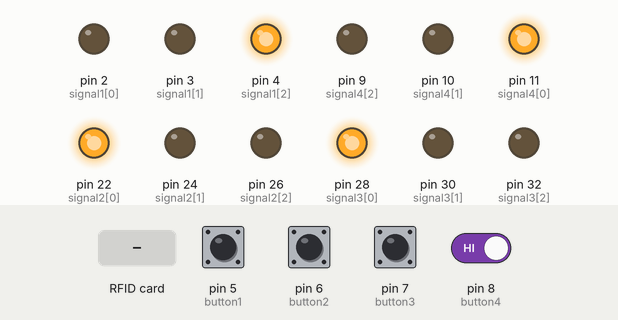
Simulated run of this sketch. Board: Arduino Mega 2560, built with avr-gcc and run on an emulated ATmega2560. Parts: output pins drawn as LEDs (lit = HIGH). The inputs (shaded band) are chosen by the test bench; at power-on: pin 5 (button1), pin 6 (button2), pin 7 (button3), pin 8 (button4) HIGH. Pins used as bus, display or sensor lines are not drawn.

Above: at 1.2 s.
1.3 s: pin 7 (button3) pulled LOW for 2.35 s
At 3.9 s:
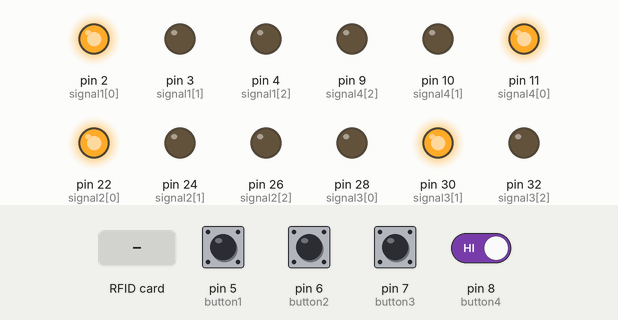
7.6 s: RFID card 5E 7A 19 C4 held to the reader
At 12.3 s:
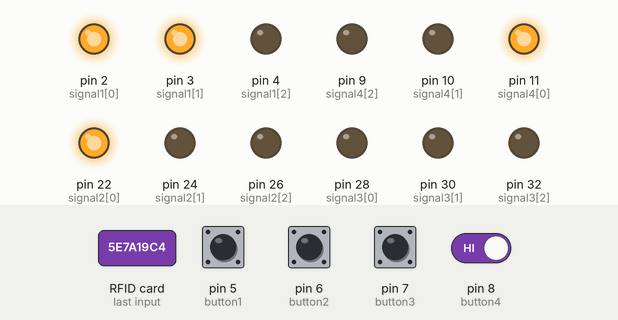
20.4 s: pin 8 (button4) driven LOW
At 24.5 s:
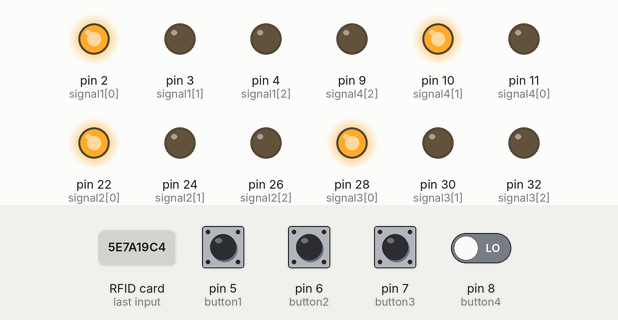
26.8 s: pin 8 (button4) driven HIGH
33.2 s: pin 6 (button2) pulled LOW for 2.35 s
At 35.4 s:
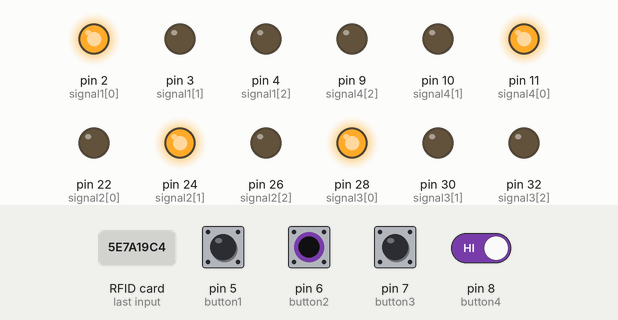
45.0 s: pin 5 (button1) pulled LOW for 2.35 s
At 45.9 s:
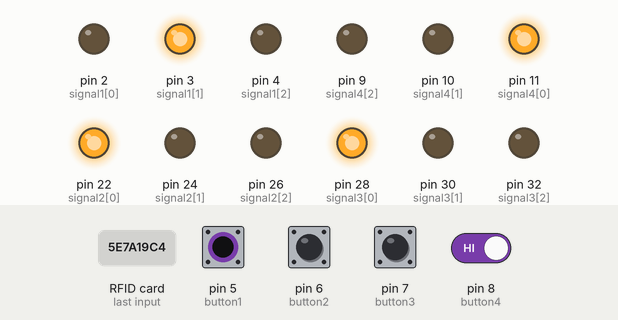
Timing chart, 0 to 66.8 s (numbered marks = the images above; inputs shaded):
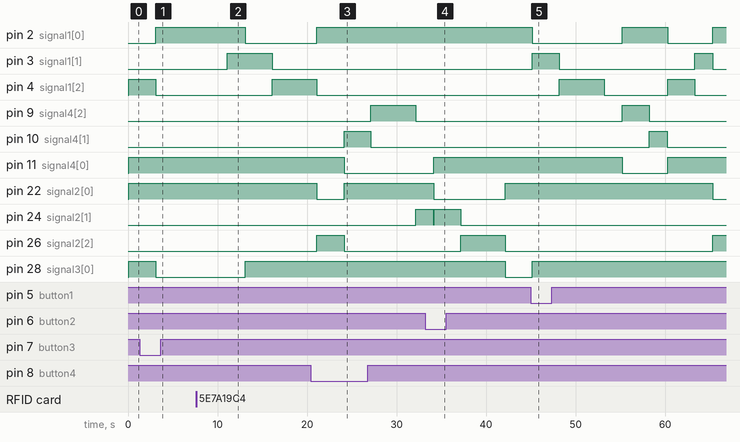

The sketch:

final_signal01.ino
```cpp
#include <SPI.h>
#include <MFRC522.h>

#define SS_PIN 53
#define RST_PIN 49

MFRC522 rfid(SS_PIN, RST_PIN);


int signal1[] = {2, 3, 4};
int signal2[] = {22, 24, 26};
int signal3[] = {28, 30, 32};
int signal4[] = {11, 10, 9};


int redDelay = 3000;
int yellowDelay = 2000;


int button1 = 5; // Button for signal 1
int button2 = 6; // Button for signal 2
int button3 = 7; // Button for signal 3
int button4 = 8; // Button for signal 4


void SetSignalLed1()
{


digitalWrite(signal1[1], HIGH);
digitalWrite(signal1[0], LOW);
digitalWrite(signal1[2], LOW);
digitalWrite(signal2[0], HIGH);
digitalWrite(signal2[1], LOW);
digitalWrite(signal2[2], LOW);
digitalWrite(signal3[0], HIGH);
digitalWrite(signal3[1], LOW);
digitalWrite(signal3[2], LOW);
digitalWrite(signal4[0], HIGH);
digitalWrite(signal4[1], LOW);
digitalWrite(signal4[2], LOW);
delay(3000);


// Making Green LED at signal 1 and red LED's at other signal HIGH
digitalWrite(signal1[1], LOW);
digitalWrite(signal1[0], LOW);
digitalWrite(signal1[2], HIGH);
digitalWrite(signal2[0], HIGH);
digitalWrite(signal2[1], LOW);
digitalWrite(signal2[2], LOW);
digitalWrite(signal3[0], HIGH);
digitalWrite(signal3[1], LOW);
digitalWrite(signal3[2], LOW);
digitalWrite(signal4[0], HIGH);
digitalWrite(signal4[1], LOW);
digitalWrite(signal4[2], LOW);
delay(5000);
digitalWrite(signal1[2], LOW);}


void SetSignalLed2()
{digitalWrite(signal2[1], HIGH);
digitalWrite(signal2[0], LOW);
digitalWrite(signal2[2], LOW);
digitalWrite(signal1[0], HIGH);
digitalWrite(signal1[1], LOW);
digitalWrite(signal1[2], LOW);
digitalWrite(signal3[0], HIGH);
digitalWrite(signal3[1], LOW);
digitalWrite(signal3[2], LOW);
digitalWrite(signal4[0], HIGH);
digitalWrite(signal4[1], LOW);
digitalWrite(signal4[2], LOW);
delay(3000);


// Making Green LED at signal 1 and red LED's at other signal HIGH
digitalWrite(signal2[1], LOW);
digitalWrite(signal2[0], LOW);
digitalWrite(signal2[2], HIGH);
digitalWrite(signal1[0], HIGH);
digitalWrite(signal1[1], LOW);
digitalWrite(signal1[2], LOW);
digitalWrite(signal3[0], HIGH);
digitalWrite(signal3[1], LOW);
digitalWrite(signal3[2], LOW);
digitalWrite(signal4[0], HIGH);
digitalWrite(signal4[1], LOW);
digitalWrite(signal4[2], LOW);
delay(5000);
digitalWrite(signal2[2], LOW);}


void SetSignalLed3()
{digitalWrite(signal3[1], HIGH);
digitalWrite(signal3[0], LOW);
digitalWrite(signal3[2], LOW);
digitalWrite(signal1[0], HIGH);
digitalWrite(signal1[1], LOW);
digitalWrite(signal1[2], LOW);
digitalWrite(signal2[0], HIGH);
digitalWrite(signal2[1], LOW);
digitalWrite(signal2[2], LOW);
digitalWrite(signal4[0], HIGH);
digitalWrite(signal4[1], LOW);
digitalWrite(signal4[2], LOW);
delay(3000);


// Making Green LED at signal 1 and red LED's at other signal HIGH
digitalWrite(signal3[1], LOW);
digitalWrite(signal3[0], LOW);
digitalWrite(signal3[2], HIGH);
digitalWrite(signal1[0], HIGH);
digitalWrite(signal1[1], LOW);
digitalWrite(signal1[2], LOW);
digitalWrite(signal2[0], HIGH);
digitalWrite(signal2[1], LOW);
digitalWrite(signal2[2], LOW);
digitalWrite(signal4[0], HIGH);
digitalWrite(signal4[1], LOW);
digitalWrite(signal4[2], LOW);
delay(5000);
digitalWrite(signal3[2], LOW);}


void SetSignalLed4()
{digitalWrite(signal4[1], HIGH);
digitalWrite(signal4[0], LOW);
digitalWrite(signal4[2], LOW);
digitalWrite(signal1[0], HIGH);
digitalWrite(signal1[1], LOW);
digitalWrite(signal1[2], LOW);
digitalWrite(signal2[0], HIGH);
digitalWrite(signal2[1], LOW);
digitalWrite(signal2[2], LOW);
digitalWrite(signal3[0], HIGH);
digitalWrite(signal3[1], LOW);
digitalWrite(signal3[2], LOW);
delay(3000);


// Making Green LED at signal 1 and red LED's at other signal HIGH
digitalWrite(signal4[1], LOW);
digitalWrite(signal4[0], LOW);
digitalWrite(signal4[2], HIGH);
digitalWrite(signal1[0], HIGH);
digitalWrite(signal1[1], LOW);
digitalWrite(signal1[2], LOW);
digitalWrite(signal2[0], HIGH);
digitalWrite(signal2[1], LOW);
digitalWrite(signal2[2], LOW);
digitalWrite(signal3[0], HIGH);
digitalWrite(signal3[1], LOW);
digitalWrite(signal3[2], LOW);
delay(5000);
digitalWrite(signal4[2], LOW);}


void setup() {


  Serial.begin(9600);
  SPI.begin();
  rfid.PCD_Init();


  pinMode(5 , INPUT_PULLUP) ; //Defining the buttons
  pinMode(6 , INPUT_PULLUP) ;
  pinMode(7 , INPUT_PULLUP) ;
  pinMode(8 , INPUT_PULLUP) ;


  // Declaring all the LED's as output
  for (int i = 0; i < 3; i++) {
    pinMode(signal1[i], OUTPUT);
    pinMode(signal2[i], OUTPUT);
    pinMode(signal3[i], OUTPUT);
    pinMode(signal4[i], OUTPUT);
  }
}

void loop() {


    if (rfid.PICC_IsNewCardPresent() && rfid.PICC_ReadCardSerial())
    {SetSignalLed1();

    // Making Green LED at signal 1 LOW and making yellow LED at signal 1 HIGH for 2 seconds
  }else {
    // Check buttons to set individual signals to green
    if (digitalRead(button1) == LOW) {
      SetSignalLed1();
    } else if (digitalRead(button2) == LOW) {
      SetSignalLed2();
    } else if (digitalRead(button3) == LOW) {
      SetSignalLed3();
    } else if (digitalRead(button4) == LOW) {
      SetSignalLed4();
    }
  }
  // Making Green  LED at signal 1 and red LED's at other signal HIGH
  digitalWrite(signal1[2], HIGH);
  digitalWrite(signal1[0], LOW);
  digitalWrite(signal2[0], HIGH);
  digitalWrite(signal3[0], HIGH);
  digitalWrite(signal4[0], HIGH);
  delay(redDelay);

      {


      if (rfid.PICC_IsNewCardPresent() && rfid.PICC_ReadCardSerial()) {
    // Making Green LED at signal 1 LOW and making yellow LED at signal 1 HIGH for 2 seconds
SetSignalLed1();
  }else {
    // Check buttons to set individual signals to green
    if (digitalRead(button1) == LOW) {
      SetSignalLed1();
    } else if (digitalRead(button2) == LOW) {
      SetSignalLed2();
    } else if (digitalRead(button3) == LOW) {
      SetSignalLed3();
    } else if (digitalRead(button4) == LOW) {
      SetSignalLed4();
    }
  }


  // Making Green LED at signal 1 LOW and making yellow LED at signal 1 HIGH for 2 seconds
  digitalWrite(signal1[1], HIGH);
  digitalWrite(signal1[2], LOW);
  delay(yellowDelay);
  digitalWrite(signal1[1], LOW);

      if (rfid.PICC_IsNewCardPresent() && rfid.PICC_ReadCardSerial()) {
    // Making Green LED at signal 1 LOW and making yellow LED at signal 1 HIGH for 2 seconds
SetSignalLed1();
  }else {
    // Check buttons to set individual signals to green
    if (digitalRead(button1) == LOW) {
      SetSignalLed1();
    } else if (digitalRead(button2) == LOW) {
      SetSignalLed2();
    } else if (digitalRead(button3) == LOW) {
      SetSignalLed3();
    } else if (digitalRead(button4) == LOW) {
      SetSignalLed4();
    }
  }

  // Making Green  LED at signal 2 and red LED's at other signal HIGH
  digitalWrite(signal1[0], HIGH);
  digitalWrite(signal2[2], HIGH);
  digitalWrite(signal2[0], LOW);
  digitalWrite(signal3[0], HIGH);
  digitalWrite(signal4[0], HIGH);
  delay(redDelay);

      if (rfid.PICC_IsNewCardPresent() && rfid.PICC_ReadCardSerial()) {
    // Making Green LED at signal 1 LOW and making yellow LED at signal 1 HIGH for 2 seconds
SetSignalLed1();
  }else {
    // Check buttons to set individual signals to green
    if (digitalRead(button1) == LOW) {
      SetSignalLed1();
    } else if (digitalRead(button2) == LOW) {
      SetSignalLed2();
    } else if (digitalRead(button3) == LOW) {
      SetSignalLed3();
    } else if (digitalRead(button4) == LOW) {
      SetSignalLed4();
    }
  }

  // Making Green LED at signal 2 LOW and making yellow LED at signal 2 HIGH for 2 seconds
  digitalWrite(signal2[1], HIGH);
  digitalWrite(signal2[2], LOW);
  delay(yellowDelay);
  digitalWrite(signal2[1], LOW);

      if (rfid.PICC_IsNewCardPresent() && rfid.PICC_ReadCardSerial()) {
    // Making Green LED at signal 1 LOW and making yellow LED at signal 1 HIGH for 2 seconds
SetSignalLed1();
  }else {
    // Check buttons to set individual signals to green
    if (digitalRead(button1) == LOW) {
      SetSignalLed1();
    } else if (digitalRead(button2) == LOW) {
      SetSignalLed2();
    } else if (digitalRead(button3) == LOW) {
      SetSignalLed3();
    } else if (digitalRead(button4) == LOW) {
      SetSignalLed4();
    }
  }

  // Making Green  LED at signal 3 and red LED's at other signal HIGH
  digitalWrite(signal1[0], HIGH);
  digitalWrite(signal2[0], HIGH);
  digitalWrite(signal3[2], HIGH);
  digitalWrite(signal3[0], LOW);
  digitalWrite(signal4[0], HIGH);
  delay(redDelay);

      if (rfid.PICC_IsNewCardPresent() && rfid.PICC_ReadCardSerial()) {
    // Making Green LED at signal 1 LOW and making yellow LED at signal 1 HIGH for 2 seconds
SetSignalLed1();
  }else {
    // Check buttons to set individual signals to green
    if (digitalRead(button1) == LOW) {
      SetSignalLed1();
    } else if (digitalRead(button2) == LOW) {
      SetSignalLed2();
    } else if (digitalRead(button3) == LOW) {
      SetSignalLed3();
    } else if (digitalRead(button4) == LOW) {
      SetSignalLed4();
    }
  }
  // Making Green LED at signal 3 LOW and making yellow LED at signal 3 HIGH for 2 seconds
  digitalWrite(signal3[1], HIGH);
  digitalWrite(signal3[2], LOW);
  delay(yellowDelay);
  digitalWrite(signal3[1], LOW);

      if (rfid.PICC_IsNewCardPresent() && rfid.PICC_ReadCardSerial()) {
    // Making Green LED at signal 1 LOW and making yellow LED at signal 1 HIGH for 2 seconds
SetSignalLed1();
  }else {
    // Check buttons to set individual signals to green
    if (digitalRead(button1) == LOW) {
      SetSignalLed1();
    } else if (digitalRead(button2) == LOW) {
      SetSignalLed2();
    } else if (digitalRead(button3) == LOW) {
      SetSignalLed3();
    } else if (digitalRead(button4) == LOW) {
      SetSignalLed4();
    }
  }

  // Making Green  LED at signal 4 and red LED's at other signal HIGH
  digitalWrite(signal1[0], HIGH);
  digitalWrite(signal2[0], HIGH);
  digitalWrite(signal3[0], HIGH);
  digitalWrite(signal4[2], HIGH);
  digitalWrite(signal4[0], LOW);
  delay(redDelay);

      if (rfid.PICC_IsNewCardPresent() && rfid.PICC_ReadCardSerial()) {
    // Making Green LED at signal 1 LOW and making yellow LED at signal 1 HIGH for 2 seconds
SetSignalLed1();

  }else {
    // Check buttons to set individual signals to green
    if (digitalRead(button1) == LOW) {
      SetSignalLed1();
    } else if (digitalRead(button2) == LOW) {
      SetSignalLed2();
    } else if (digitalRead(button3) == LOW) {
      SetSignalLed3();
    } else if (digitalRead(button4) == LOW) {
      SetSignalLed4();
    }
  }

  // Making Green LED at signal 4 LOW and making yellow LED at signal 4 HIGH for 2 seconds
  digitalWrite(signal4[1], HIGH);
  digitalWrite(signal4[2], LOW);
  delay(yellowDelay);
  digitalWrite(signal4[1], LOW);

      if (rfid.PICC_IsNewCardPresent() && rfid.PICC_ReadCardSerial()) {
    // Making Green LED at signal 1 LOW and making yellow LED at signal 1 HIGH for 2 seconds
SetSignalLed1();
  }else {
    // Check buttons to set individual signals to green
    if (digitalRead(button1) == LOW) {
      SetSignalLed1();
    } else if (digitalRead(button2) == LOW) {
      SetSignalLed2();
    } else if (digitalRead(button3) == LOW) {
      SetSignalLed3();
    } else if (digitalRead(button4) == LOW) {
      SetSignalLed4();
    }
  }

  // ...


// ...
 // Add a short delay for stability

      }}
```

Measured:
- after the input at 1.3 s, pin 2 (signal1[0]): LOW → HIGH after 1.8 s instead of 3.8 s; pin 3 (signal1[1]): stays LOW (without the input it goes to HIGH after 1.8 s)
- after the input at 7.6 s, pin 2 (signal1[0]): HIGH → LOW after 5.5 s; pin 4 (signal1[2]): LOW → HIGH after 8.5 s; pin 22 (signal2[0]): stays HIGH (without the input it goes to LOW after 5.5 s); pin 24 (signal2[1]): stays LOW (without the input it goes to HIGH after 8.6 s); pin 26 (signal2[2]): stays LOW (without the input it goes to HIGH after 5.5 s)
- after the input at 20.4 s, pin 10 (signal4[1]): LOW → HIGH after 3.7 s; pin 11 (signal4[0]): HIGH → LOW after 3.7 s; pin 24 (signal2[1]): stays LOW (without the input it goes to HIGH after 3.7 s); pin 28 (signal3[0]): stays HIGH (without the input it goes to LOW after 5.8 s); pin 32 (signal3[2]): stays LOW (without the input it goes to HIGH after 5.8 s)
- after the input at 33.2 s, pin 2 (signal1[0]): stays HIGH (without the input it goes to LOW after 11.1 s); pin 4 (signal1[2]): stays LOW (without the input it goes to HIGH after 11.1 s)
- after the input at 45.0 s, pin 24 (signal2[1]): stays LOW (without the input it goes to HIGH after 15.4 s); pin 32 (signal3[2]): goes on until 45.2 s, then stays LOW
